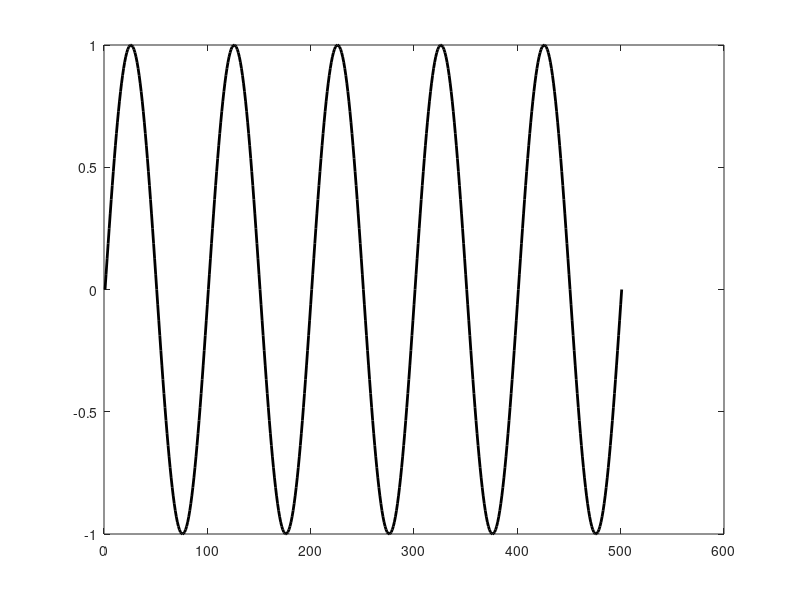

Reproduce this figure in MATLAB. (Note: this script raises an error after producing the figure.)
clear;
clc;
close all

t = 0:0.01:5;

plot(sin(2*pi*t),'k','linewidth',2)

ax = gca;
ax.Visible = 'off';

print('sine','-dpng');